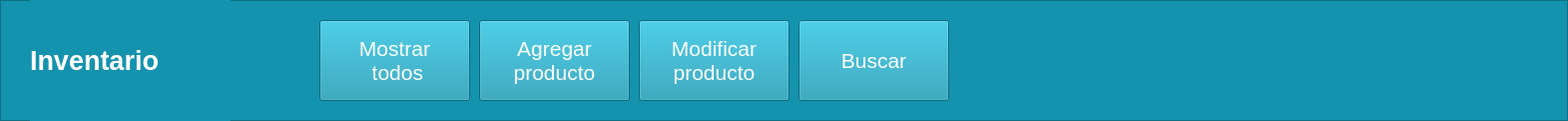
   <widget class="QFrame" name="frame_5">
    <property name="geometry">
     <rect>
      <x>400</x>
      <y>0</y>
      <width>1571</width>
      <height>121</height>
     </rect>
    </property>
    <property name="styleSheet">
     <string notr="true">background-color: rgb(20, 147, 174);</string>
    </property>
    <property name="frameShape">
     <enum>QFrame::StyledPanel</enum>
    </property>
    <property name="frameShadow">
     <enum>QFrame::Raised</enum>
    </property>
    <widget class="QLabel" name="Title_3">
     <property name="geometry">
      <rect>
       <x>30</x>
       <y>0</y>
       <width>201</width>
       <height>121</height>
      </rect>
     </property>
     <property name="palette">
      <palette>
       <active>
        <colorrole role="WindowText">
         <brush brushstyle="SolidPattern">
          <color alpha="255">
           <red>255</red>
           <green>255</green>
           <blue>255</blue>
          </color>
         </brush>
        </colorrole>
        <colorrole role="Button">
         <brush brushstyle="SolidPattern">
          <color alpha="255">
           <red>20</red>
           <green>147</green>
           <blue>174</blue>
          </color>
         </brush>
        </colorrole>
        <colorrole role="Base">
         <brush brushstyle="SolidPattern">
          <color alpha="255">
           <red>20</red>
           <green>147</green>
           <blue>174</blue>
          </color>
         </brush>
        </colorrole>
        <colorrole role="Window">
         <brush brushstyle="SolidPattern">
          <color alpha="255">
           <red>20</red>
           <green>147</green>
           <blue>174</blue>
          </color>
         </brush>
        </colorrole>
       </active>
       <inactive>
        <colorrole role="WindowText">
         <brush brushstyle="SolidPattern">
          <color alpha="255">
           <red>255</red>
           <green>255</green>
           <blue>255</blue>
          </color>
         </brush>
        </colorrole>
        <colorrole role="Button">
         <brush brushstyle="SolidPattern">
          <color alpha="255">
           <red>20</red>
           <green>147</green>
           <blue>174</blue>
          </color>
         </brush>
        </colorrole>
        <colorrole role="Base">
         <brush brushstyle="SolidPattern">
          <color alpha="255">
           <red>20</red>
           <green>147</green>
           <blue>174</blue>
          </color>
         </brush>
        </colorrole>
        <colorrole role="Window">
         <brush brushstyle="SolidPattern">
          <color alpha="255">
           <red>20</red>
           <green>147</green>
           <blue>174</blue>
          </color>
         </brush>
        </colorrole>
       </inactive>
       <disabled>
        <colorrole role="WindowText">
         <brush brushstyle="SolidPattern">
          <color alpha="255">
           <red>120</red>
           <green>120</green>
           <blue>120</blue>
          </color>
         </brush>
        </colorrole>
        <colorrole role="Button">
         <brush brushstyle="SolidPattern">
          <color alpha="255">
           <red>20</red>
           <green>147</green>
           <blue>174</blue>
          </color>
         </brush>
        </colorrole>
        <colorrole role="Base">
         <brush brushstyle="SolidPattern">
          <color alpha="255">
           <red>20</red>
           <green>147</green>
           <blue>174</blue>
          </color>
         </brush>
        </colorrole>
        <colorrole role="Window">
         <brush brushstyle="SolidPattern">
          <color alpha="255">
           <red>20</red>
           <green>147</green>
           <blue>174</blue>
          </color>
         </brush>
        </colorrole>
       </disabled>
      </palette>
     </property>
     <property name="font">
      <font>
       <family>MS Shell Dlg 2</family>
       <pointsize>20</pointsize>
       <weight>75</weight>
       <italic>false</italic>
       <bold>true</bold>
       <strikeout>false</strikeout>
      </font>
     </property>
     <property name="text">
      <string>Inventario</string>
     </property>
    </widget>
    <widget class="QPushButton" name="botModPro">
     <property name="geometry">
      <rect>
       <x>640</x>
       <y>20</y>
       <width>151</width>
       <height>81</height>
      </rect>
     </property>
     <property name="palette">
      <palette>
       <active>
        <colorrole role="Button">
         <brush brushstyle="SolidPattern">
          <color alpha="255">
           <red>20</red>
           <green>147</green>
           <blue>174</blue>
          </color>
         </brush>
        </colorrole>
        <colorrole role="Text">
         <brush brushstyle="SolidPattern">
          <color alpha="255">
           <red>255</red>
           <green>255</green>
           <blue>255</blue>
          </color>
         </brush>
        </colorrole>
        <colorrole role="ButtonText">
         <brush brushstyle="SolidPattern">
          <color alpha="255">
           <red>255</red>
           <green>255</green>
           <blue>255</blue>
          </color>
         </brush>
        </colorrole>
        <colorrole role="Base">
         <brush brushstyle="SolidPattern">
          <color alpha="255">
           <red>20</red>
           <green>147</green>
           <blue>174</blue>
          </color>
         </brush>
        </colorrole>
        <colorrole role="Window">
         <brush brushstyle="SolidPattern">
          <color alpha="255">
           <red>20</red>
           <green>147</green>
           <blue>174</blue>
          </color>
         </brush>
        </colorrole>
        <colorrole role="PlaceholderText">
         <brush brushstyle="SolidPattern">
          <color alpha="128">
           <red>255</red>
           <green>255</green>
           <blue>255</blue>
          </color>
         </brush>
        </colorrole>
       </active>
       <inactive>
        <colorrole role="Button">
         <brush brushstyle="SolidPattern">
          <color alpha="255">
           <red>20</red>
           <green>147</green>
           <blue>174</blue>
          </color>
         </brush>
        </colorrole>
        <colorrole role="Text">
         <brush brushstyle="SolidPattern">
          <color alpha="255">
           <red>255</red>
           <green>255</green>
           <blue>255</blue>
          </color>
         </brush>
        </colorrole>
        <colorrole role="ButtonText">
         <brush brushstyle="SolidPattern">
          <color alpha="255">
           <red>255</red>
           <green>255</green>
           <blue>255</blue>
          </color>
         </brush>
        </colorrole>
        <colorrole role="Base">
         <brush brushstyle="SolidPattern">
          <color alpha="255">
           <red>20</red>
           <green>147</green>
           <blue>174</blue>
          </color>
         </brush>
        </colorrole>
        <colorrole role="Window">
         <brush brushstyle="SolidPattern">
          <color alpha="255">
           <red>20</red>
           <green>147</green>
           <blue>174</blue>
          </color>
         </brush>
        </colorrole>
        <colorrole role="PlaceholderText">
         <brush brushstyle="SolidPattern">
          <color alpha="128">
           <red>255</red>
           <green>255</green>
           <blue>255</blue>
          </color>
         </brush>
        </colorrole>
       </inactive>
       <disabled>
        <colorrole role="Button">
         <brush brushstyle="SolidPattern">
          <color alpha="255">
           <red>20</red>
           <green>147</green>
           <blue>174</blue>
          </color>
         </brush>
        </colorrole>
        <colorrole role="Text">
         <brush brushstyle="SolidPattern">
          <color alpha="255">
           <red>120</red>
           <green>120</green>
           <blue>120</blue>
          </color>
         </brush>
        </colorrole>
        <colorrole role="ButtonText">
         <brush brushstyle="SolidPattern">
          <color alpha="255">
           <red>120</red>
           <green>120</green>
           <blue>120</blue>
          </color>
         </brush>
        </colorrole>
        <colorrole role="Base">
         <brush brushstyle="SolidPattern">
          <color alpha="255">
           <red>20</red>
           <green>147</green>
           <blue>174</blue>
          </color>
         </brush>
        </colorrole>
        <colorrole role="Window">
         <brush brushstyle="SolidPattern">
          <color alpha="255">
           <red>20</red>
           <green>147</green>
           <blue>174</blue>
          </color>
         </brush>
        </colorrole>
        <colorrole role="PlaceholderText">
         <brush brushstyle="SolidPattern">
          <color alpha="128">
           <red>0</red>
           <green>0</green>
           <blue>0</blue>
          </color>
         </brush>
        </colorrole>
       </disabled>
      </palette>
     </property>
     <property name="font">
      <font>
       <pointsize>16</pointsize>
       <stylestrategy>PreferDefault</stylestrategy>
       <kerning>true</kerning>
      </font>
     </property>
     <property name="styleSheet">
      <string notr="true">background-color: rgb(20, 147, 174);
gridline-color: rgb(255, 255, 255);
border-bottom-color: rgb(255, 255, 255);
border-color: rgb(255, 255, 255);</string>
     </property>
     <property name="text">
      <string>Modificar 
producto</string>
     </property>
     <property name="icon">
      <iconset>
       <normaloff>../../Downloads/uco/POO/entornoVirtual/_92127008_thinkstockphotos-615094882.jpg</normaloff>../../Downloads/uco/POO/entornoVirtual/_92127008_thinkstockphotos-615094882.jpg</iconset>
     </property>
     <property name="iconSize">
      <size>
       <width>35</width>
       <height>30</height>
      </size>
     </property>
    </widget>
    <widget class="QPushButton" name="botBusPro">
     <property name="geometry">
      <rect>
       <x>800</x>
       <y>20</y>
       <width>151</width>
       <height>81</height>
      </rect>
     </property>
     <property name="palette">
      <palette>
       <active>
        <colorrole role="Button">
         <brush brushstyle="SolidPattern">
          <color alpha="255">
           <red>20</red>
           <green>147</green>
           <blue>174</blue>
          </color>
         </brush>
        </colorrole>
        <colorrole role="Text">
         <brush brushstyle="SolidPattern">
          <color alpha="255">
           <red>255</red>
           <green>255</green>
           <blue>255</blue>
          </color>
         </brush>
        </colorrole>
        <colorrole role="ButtonText">
         <brush brushstyle="SolidPattern">
          <color alpha="255">
           <red>255</red>
           <green>255</green>
           <blue>255</blue>
          </color>
         </brush>
        </colorrole>
        <colorrole role="Base">
         <brush brushstyle="SolidPattern">
          <color alpha="255">
           <red>20</red>
           <green>147</green>
           <blue>174</blue>
          </color>
         </brush>
        </colorrole>
        <colorrole role="Window">
         <brush brushstyle="SolidPattern">
          <color alpha="255">
           <red>20</red>
           <green>147</green>
           <blue>174</blue>
          </color>
         </brush>
        </colorrole>
        <colorrole role="PlaceholderText">
         <brush brushstyle="SolidPattern">
          <color alpha="128">
           <red>255</red>
           <green>255</green>
           <blue>255</blue>
          </color>
         </brush>
        </colorrole>
       </active>
       <inactive>
        <colorrole role="Button">
         <brush brushstyle="SolidPattern">
          <color alpha="255">
           <red>20</red>
           <green>147</green>
           <blue>174</blue>
          </color>
         </brush>
        </colorrole>
        <colorrole role="Text">
         <brush brushstyle="SolidPattern">
          <color alpha="255">
           <red>255</red>
           <green>255</green>
           <blue>255</blue>
          </color>
         </brush>
        </colorrole>
        <colorrole role="ButtonText">
         <brush brushstyle="SolidPattern">
          <color alpha="255">
           <red>255</red>
           <green>255</green>
           <blue>255</blue>
          </color>
         </brush>
        </colorrole>
        <colorrole role="Base">
         <brush brushstyle="SolidPattern">
          <color alpha="255">
           <red>20</red>
           <green>147</green>
           <blue>174</blue>
          </color>
         </brush>
        </colorrole>
        <colorrole role="Window">
         <brush brushstyle="SolidPattern">
          <color alpha="255">
           <red>20</red>
           <green>147</green>
           <blue>174</blue>
          </color>
         </brush>
        </colorrole>
        <colorrole role="PlaceholderText">
         <brush brushstyle="SolidPattern">
          <color alpha="128">
           <red>255</red>
           <green>255</green>
           <blue>255</blue>
          </color>
         </brush>
        </colorrole>
       </inactive>
       <disabled>
        <colorrole role="Button">
         <brush brushstyle="SolidPattern">
          <color alpha="255">
           <red>20</red>
           <green>147</green>
           <blue>174</blue>
          </color>
         </brush>
        </colorrole>
        <colorrole role="Text">
         <brush brushstyle="SolidPattern">
          <color alpha="255">
           <red>120</red>
           <green>120</green>
           <blue>120</blue>
          </color>
         </brush>
        </colorrole>
        <colorrole role="ButtonText">
         <brush brushstyle="SolidPattern">
          <color alpha="255">
           <red>120</red>
           <green>120</green>
           <blue>120</blue>
          </color>
         </brush>
        </colorrole>
        <colorrole role="Base">
         <brush brushstyle="SolidPattern">
          <color alpha="255">
           <red>20</red>
           <green>147</green>
           <blue>174</blue>
          </color>
         </brush>
        </colorrole>
        <colorrole role="Window">
         <brush brushstyle="SolidPattern">
          <color alpha="255">
           <red>20</red>
           <green>147</green>
           <blue>174</blue>
          </color>
         </brush>
        </colorrole>
        <colorrole role="PlaceholderText">
         <brush brushstyle="SolidPattern">
          <color alpha="128">
           <red>0</red>
           <green>0</green>
           <blue>0</blue>
          </color>
         </brush>
        </colorrole>
       </disabled>
      </palette>
     </property>
     <property name="font">
      <font>
       <pointsize>16</pointsize>
      </font>
     </property>
     <property name="styleSheet">
      <string notr="true">background-color: rgb(20, 147, 174);
gridline-color: rgb(255, 255, 255);
border-bottom-color: rgb(255, 255, 255);
border-color: rgb(255, 255, 255);</string>
     </property>
     <property name="text">
      <string>Buscar</string>
     </property>
     <property name="icon">
      <iconset>
       <normaloff>../../Downloads/uco/POO/entornoVirtual/_92127008_thinkstockphotos-615094882.jpg</normaloff>../../Downloads/uco/POO/entornoVirtual/_92127008_thinkstockphotos-615094882.jpg</iconset>
     </property>
     <property name="iconSize">
      <size>
       <width>35</width>
       <height>30</height>
      </size>
     </property>
    </widget>
    <widget class="QPushButton" name="botMosPro">
     <property name="geometry">
      <rect>
       <x>320</x>
       <y>20</y>
       <width>151</width>
       <height>81</height>
      </rect>
     </property>
     <property name="palette">
      <palette>
       <active>
        <colorrole role="Button">
         <brush brushstyle="SolidPattern">
          <color alpha="255">
           <red>20</red>
           <green>147</green>
           <blue>174</blue>
          </color>
         </brush>
        </colorrole>
        <colorrole role="Text">
         <brush brushstyle="SolidPattern">
          <color alpha="255">
           <red>255</red>
           <green>255</green>
           <blue>255</blue>
          </color>
         </brush>
        </colorrole>
        <colorrole role="ButtonText">
         <brush brushstyle="SolidPattern">
          <color alpha="255">
           <red>255</red>
           <green>255</green>
           <blue>255</blue>
          </color>
         </brush>
        </colorrole>
        <colorrole role="Base">
         <brush brushstyle="SolidPattern">
          <color alpha="255">
           <red>20</red>
           <green>147</green>
           <blue>174</blue>
          </color>
         </brush>
        </colorrole>
        <colorrole role="Window">
         <brush brushstyle="SolidPattern">
          <color alpha="255">
           <red>20</red>
           <green>147</green>
           <blue>174</blue>
          </color>
         </brush>
        </colorrole>
        <colorrole role="PlaceholderText">
         <brush brushstyle="SolidPattern">
          <color alpha="128">
           <red>255</red>
           <green>255</green>
           <blue>255</blue>
          </color>
         </brush>
        </colorrole>
       </active>
       <inactive>
        <colorrole role="Button">
         <brush brushstyle="SolidPattern">
          <color alpha="255">
           <red>20</red>
           <green>147</green>
           <blue>174</blue>
          </color>
         </brush>
        </colorrole>
        <colorrole role="Text">
         <brush brushstyle="SolidPattern">
          <color alpha="255">
           <red>255</red>
           <green>255</green>
           <blue>255</blue>
          </color>
         </brush>
        </colorrole>
        <colorrole role="ButtonText">
         <brush brushstyle="SolidPattern">
          <color alpha="255">
           <red>255</red>
           <green>255</green>
           <blue>255</blue>
          </color>
         </brush>
        </colorrole>
        <colorrole role="Base">
         <brush brushstyle="SolidPattern">
          <color alpha="255">
           <red>20</red>
           <green>147</green>
           <blue>174</blue>
          </color>
         </brush>
        </colorrole>
        <colorrole role="Window">
         <brush brushstyle="SolidPattern">
          <color alpha="255">
           <red>20</red>
           <green>147</green>
           <blue>174</blue>
          </color>
         </brush>
        </colorrole>
        <colorrole role="PlaceholderText">
         <brush brushstyle="SolidPattern">
          <color alpha="128">
           <red>255</red>
           <green>255</green>
           <blue>255</blue>
          </color>
         </brush>
        </colorrole>
       </inactive>
       <disabled>
        <colorrole role="Button">
         <brush brushstyle="SolidPattern">
          <color alpha="255">
           <red>20</red>
           <green>147</green>
           <blue>174</blue>
          </color>
         </brush>
        </colorrole>
        <colorrole role="Text">
         <brush brushstyle="SolidPattern">
          <color alpha="255">
           <red>120</red>
           <green>120</green>
           <blue>120</blue>
          </color>
         </brush>
        </colorrole>
        <colorrole role="ButtonText">
         <brush brushstyle="SolidPattern">
          <color alpha="255">
           <red>120</red>
           <green>120</green>
           <blue>120</blue>
          </color>
         </brush>
        </colorrole>
        <colorrole role="Base">
         <brush brushstyle="SolidPattern">
          <color alpha="255">
           <red>20</red>
           <green>147</green>
           <blue>174</blue>
          </color>
         </brush>
        </colorrole>
        <colorrole role="Window">
         <brush brushstyle="SolidPattern">
          <color alpha="255">
           <red>20</red>
           <green>147</green>
           <blue>174</blue>
          </color>
         </brush>
        </colorrole>
        <colorrole role="PlaceholderText">
         <brush brushstyle="SolidPattern">
          <color alpha="128">
           <red>0</red>
           <green>0</green>
           <blue>0</blue>
          </color>
         </brush>
        </colorrole>
       </disabled>
      </palette>
     </property>
     <property name="font">
      <font>
       <pointsize>16</pointsize>
      </font>
     </property>
     <property name="styleSheet">
      <string notr="true">background-color: rgb(20, 147, 174);
gridline-color: rgb(255, 255, 255);
border-bottom-color: rgb(255, 255, 255);
border-color: rgb(255, 255, 255);</string>
     </property>
     <property name="text">
      <string>Mostrar
 todos</string>
     </property>
     <property name="icon">
      <iconset>
       <normaloff>../../Downloads/uco/POO/entornoVirtual/_92127008_thinkstockphotos-615094882.jpg</normaloff>../../Downloads/uco/POO/entornoVirtual/_92127008_thinkstockphotos-615094882.jpg</iconset>
     </property>
     <property name="iconSize">
      <size>
       <width>35</width>
       <height>30</height>
      </size>
     </property>
    </widget>
    <widget class="QPushButton" name="botAgrPro">
     <property name="geometry">
      <rect>
       <x>480</x>
       <y>20</y>
       <width>151</width>
       <height>81</height>
      </rect>
     </property>
     <property name="palette">
      <palette>
       <active>
        <colorrole role="Button">
         <brush brushstyle="SolidPattern">
          <color alpha="255">
           <red>20</red>
           <green>147</green>
           <blue>174</blue>
          </color>
         </brush>
        </colorrole>
        <colorrole role="Text">
         <brush brushstyle="SolidPattern">
          <color alpha="255">
           <red>255</red>
           <green>255</green>
           <blue>255</blue>
          </color>
         </brush>
        </colorrole>
        <colorrole role="ButtonText">
         <brush brushstyle="SolidPattern">
          <color alpha="255">
           <red>255</red>
           <green>255</green>
           <blue>255</blue>
          </color>
         </brush>
        </colorrole>
        <colorrole role="Base">
         <brush brushstyle="SolidPattern">
          <color alpha="255">
           <red>20</red>
           <green>147</green>
           <blue>174</blue>
          </color>
         </brush>
        </colorrole>
        <colorrole role="Window">
         <brush brushstyle="SolidPattern">
          <color alpha="255">
           <red>20</red>
           <green>147</green>
           <blue>174</blue>
          </color>
         </brush>
        </colorrole>
        <colorrole role="PlaceholderText">
         <brush brushstyle="SolidPattern">
          <color alpha="128">
           <red>255</red>
           <green>255</green>
           <blue>255</blue>
          </color>
         </brush>
        </colorrole>
       </active>
       <inactive>
        <colorrole role="Button">
         <brush brushstyle="SolidPattern">
          <color alpha="255">
           <red>20</red>
           <green>147</green>
           <blue>174</blue>
          </color>
         </brush>
        </colorrole>
        <colorrole role="Text">
         <brush brushstyle="SolidPattern">
          <color alpha="255">
           <red>255</red>
           <green>255</green>
           <blue>255</blue>
          </color>
         </brush>
        </colorrole>
        <colorrole role="ButtonText">
         <brush brushstyle="SolidPattern">
          <color alpha="255">
           <red>255</red>
           <green>255</green>
           <blue>255</blue>
          </color>
         </brush>
        </colorrole>
        <colorrole role="Base">
         <brush brushstyle="SolidPattern">
          <color alpha="255">
           <red>20</red>
           <green>147</green>
           <blue>174</blue>
          </color>
         </brush>
        </colorrole>
        <colorrole role="Window">
         <brush brushstyle="SolidPattern">
          <color alpha="255">
           <red>20</red>
           <green>147</green>
           <blue>174</blue>
          </color>
         </brush>
        </colorrole>
        <colorrole role="PlaceholderText">
         <brush brushstyle="SolidPattern">
          <color alpha="128">
           <red>255</red>
           <green>255</green>
           <blue>255</blue>
          </color>
         </brush>
        </colorrole>
       </inactive>
       <disabled>
        <colorrole role="Button">
         <brush brushstyle="SolidPattern">
          <color alpha="255">
           <red>20</red>
           <green>147</green>
           <blue>174</blue>
          </color>
         </brush>
        </colorrole>
        <colorrole role="Text">
         <brush brushstyle="SolidPattern">
          <color alpha="255">
           <red>120</red>
           <green>120</green>
           <blue>120</blue>
          </color>
         </brush>
        </colorrole>
        <colorrole role="ButtonText">
         <brush brushstyle="SolidPattern">
          <color alpha="255">
           <red>120</red>
           <green>120</green>
           <blue>120</blue>
          </color>
         </brush>
        </colorrole>
        <colorrole role="Base">
         <brush brushstyle="SolidPattern">
          <color alpha="255">
           <red>20</red>
           <green>147</green>
           <blue>174</blue>
          </color>
         </brush>
        </colorrole>
        <colorrole role="Window">
         <brush brushstyle="SolidPattern">
          <color alpha="255">
           <red>20</red>
           <green>147</green>
           <blue>174</blue>
          </color>
         </brush>
        </colorrole>
        <colorrole role="PlaceholderText">
         <brush brushstyle="SolidPattern">
          <color alpha="128">
           <red>0</red>
           <green>0</green>
           <blue>0</blue>
          </color>
         </brush>
        </colorrole>
       </disabled>
      </palette>
     </property>
     <property name="font">
      <font>
       <pointsize>16</pointsize>
      </font>
     </property>
     <property name="styleSheet">
      <string notr="true">background-color: rgb(20, 147, 174);
gridline-color: rgb(255, 255, 255);
border-bottom-color: rgb(255, 255, 255);
border-color: rgb(255, 255, 255);</string>
     </property>
     <property name="text">
      <string>Agregar 
producto</string>
     </property>
     <property name="icon">
      <iconset>
       <normaloff>../../Downloads/uco/POO/entornoVirtual/_92127008_thinkstockphotos-615094882.jpg</normaloff>../../Downloads/uco/POO/entornoVirtual/_92127008_thinkstockphotos-615094882.jpg</iconset>
     </property>
     <property name="iconSize">
      <size>
       <width>35</width>
       <height>30</height>
      </size>
     </property>
    </widget>
   </widget>
